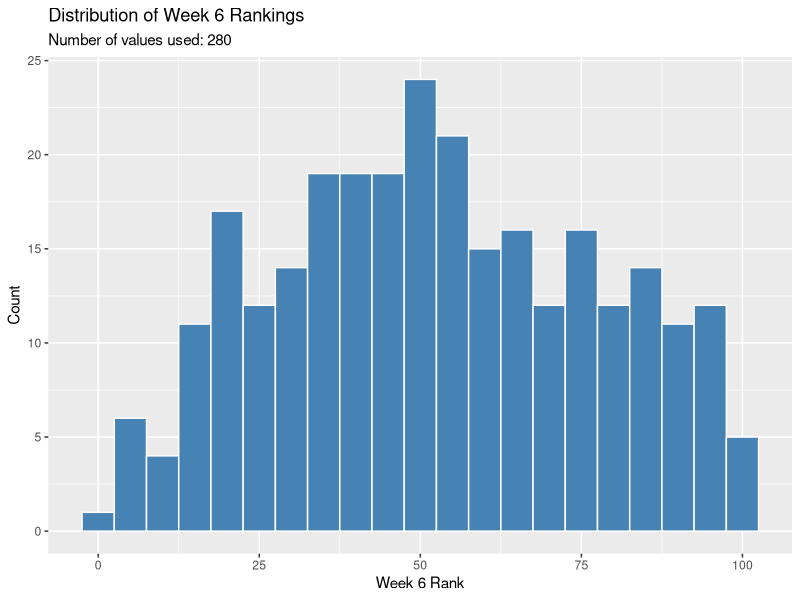
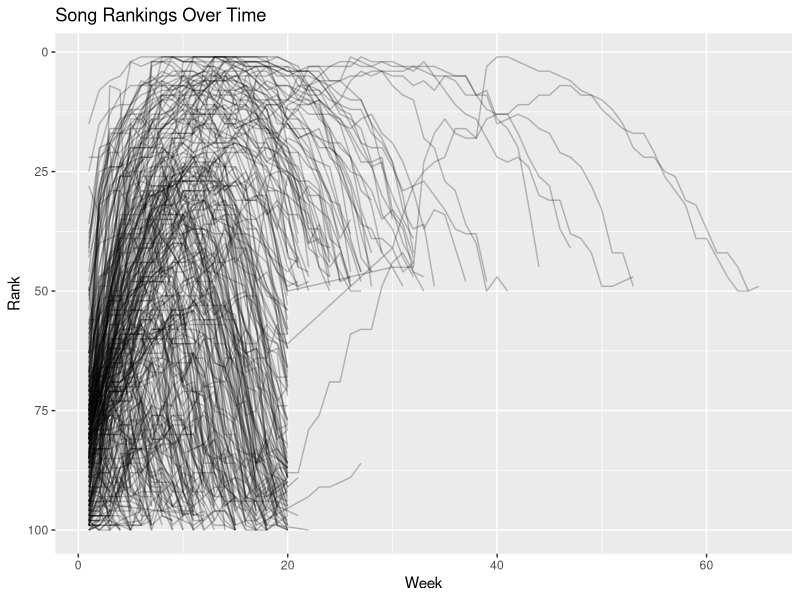
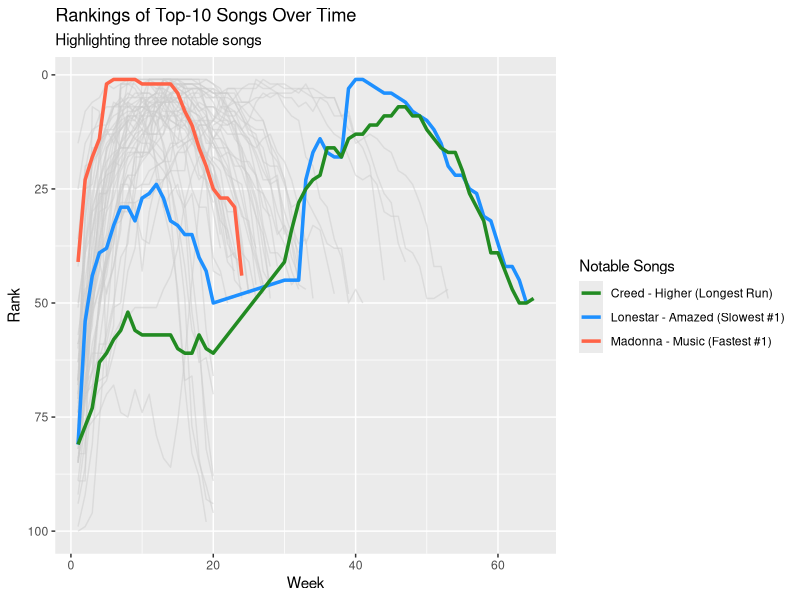

Here is the R script that generated these plots, in order:
## ---- chunk 1
#| message: false
library(tidyverse)
## ---- chunk 2
billboard |> 
  select(artist, track, date.entered, wk1, wk2, wk3, wk4)
## ---- chunk 3
n_values <- sum(!is.na(billboard$wk6))

ggplot(billboard, aes(x = wk6)) +
  geom_histogram(binwidth = 5, fill = "steelblue", color = "white") +
  labs(
    title = "Distribution of Week 6 Rankings",
    subtitle = paste("Number of values used:", n_values),
    x = "Week 6 Rank",
    y = "Count"
  )
## ---- chunk 4
billboard |> 
  select(wk1, wk4, wk10, wk20, wk40, wk76) |> 
  pivot_longer(
    cols = everything(),
    names_to = "week",
    values_to = "rank"
  ) |> 
  mutate(week = factor(week, levels = c("wk1", "wk4", "wk10", "wk20", "wk40", "wk76"))) |> 
  group_by(week) |> 
  summarise(
    present = sum(!is.na(rank)),
    missing = sum(is.na(rank))
  )
## ---- chunk 5
billboard |> 
  pivot_longer(
    cols = starts_with("wk"),
    names_to = "week",
    values_to = "rank"
  ) |> 
  mutate(week = as.integer(str_remove(week, "wk"))) |> 
  filter(!is.na(rank)) |> 
  group_by(artist, track) |> 
  summarise(
    first_wk = min(week),
    last_wk = max(week),
    weeks_on_chart = n(),
    expected_weeks = last_wk - first_wk + 1,
    re_entered = weeks_on_chart < expected_weeks,
    .groups = "drop"
  ) |> 
  count(re_entered)
## ---- chunk 6
billboard_long <- billboard |> 
  pivot_longer(
    cols = starts_with("wk"),
    names_to = "week",
    values_to = "rank",
    values_drop_na = TRUE
  ) |> 
  mutate(week = as.integer(str_remove(week, "wk")))

ggplot(billboard_long, aes(x = week, y = rank, group = interaction(artist, track))) +
  geom_line(alpha = 0.25) +
  scale_y_reverse() +
  labs(
    title = "Song Rankings Over Time",
    x = "Week",
    y = "Rank"
  )
## ---- chunk 7
song_summary <- billboard_long |> 
  group_by(artist, track) |> 
  summarise(
    first_rank = rank[week == min(week)][1],
    best_rank = min(rank),
    first_week_at_best_rank = min(week[rank == best_rank]),
    total_weeks_on_chart = n(),
    .groups = "drop"
  )

# Display the first few rows of the summary
head(song_summary)

# 1. Fastest song to reach number one
song_summary |> 
  filter(best_rank == 1) |> 
  filter(first_week_at_best_rank == min(first_week_at_best_rank))

# 2. Slowest song to reach number one
song_summary |> 
  filter(best_rank == 1) |> 
  filter(first_week_at_best_rank == max(first_week_at_best_rank))

# 3. Top-10 song with the longest chart run
song_summary |> 
  filter(best_rank <= 10) |> 
  filter(total_weeks_on_chart == max(total_weeks_on_chart))
## ---- chunk 8
#| cache: true
top10_songs <- song_summary |> 
  filter(best_rank <= 10) |> 
  select(artist, track)

billboard_top10 <- billboard_long |> 
  semi_join(top10_songs, by = c("artist", "track")) |> 
  mutate(
    highlight = case_when(
      artist == "Madonna" & track == "Music" ~ "Madonna - Music (Fastest #1)",
      artist == "Lonestar" & track == "Amazed" ~ "Lonestar - Amazed (Slowest #1)",
      artist == "Creed" & track == "Higher" ~ "Creed - Higher (Longest Run)",
      TRUE ~ "Other Top-10 Songs"
    )
  )

background_data <- billboard_top10 |> filter(highlight == "Other Top-10 Songs")
highlight_data <- billboard_top10 |> filter(highlight != "Other Top-10 Songs")

ggplot() +
  geom_line(
    data = background_data,
    aes(x = week, y = rank, group = interaction(artist, track)),
    color = "gray80",
    alpha = 0.5,
    linewidth = 0.5
  ) +
  geom_line(
    data = highlight_data,
    aes(x = week, y = rank, color = highlight, group = interaction(artist, track)),
    linewidth = 1.2
  ) +
  scale_y_reverse() +
  scale_color_manual(
    values = c(
      "Madonna - Music (Fastest #1)" = "tomato",
      "Lonestar - Amazed (Slowest #1)" = "dodgerblue",
      "Creed - Higher (Longest Run)" = "forestgreen"
    ),
    name = "Notable Songs"
  ) +
  labs(
    title = "Rankings of Top-10 Songs Over Time",
    subtitle = "Highlighting three notable songs",
    x = "Week",
    y = "Rank"
  )
